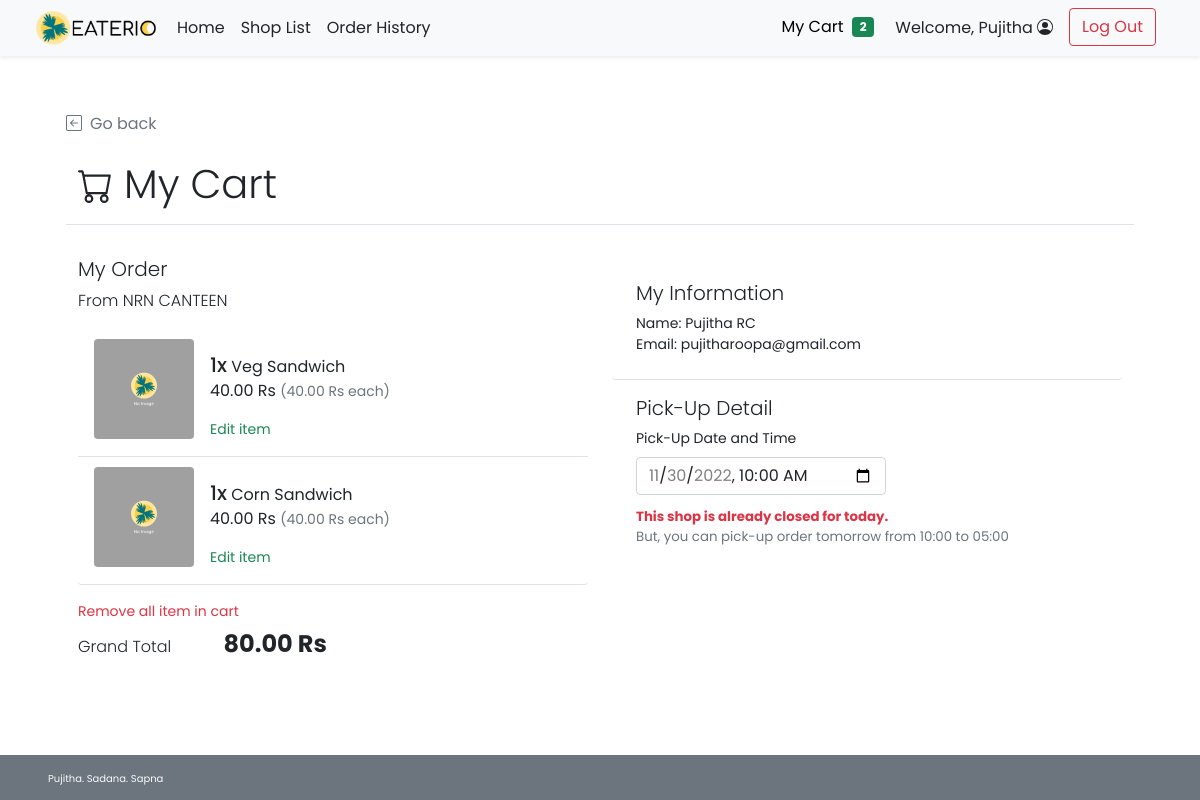
Screenshot of /cust_cart.php (signed in) with the database file from the repository.
### tables this page shows
CREATE TABLE `shop` (
  `s_id` int(11) NOT NULL,
  `s_username` varchar(45) NOT NULL,
  `s_pwd` varchar(45) NOT NULL,
  `s_name` varchar(100) NOT NULL,
  `s_location` varchar(100) NOT NULL,
  `s_openhour` time NOT NULL,
  `s_closehour` time NOT NULL,
  `s_status` tinyint(4) NOT NULL DEFAULT 1 COMMENT 'Shop ready for taking an order or not (True for open, False for close)',
  `s_preorderStatus` tinyint(4) NOT NULL DEFAULT 1 COMMENT 'Shop is ready for tomorrow pre-order or not',
  `s_email` varchar(100) NOT NULL,
  `s_phoneno` varchar(45) NOT NULL,
  `s_pic` text DEFAULT NULL
);

CREATE TABLE `cart` (
  `ct_id` int(11) NOT NULL,
  `c_id` int(11) NOT NULL,
  `s_id` int(11) NOT NULL,
  `f_id` int(11) NOT NULL,
  `ct_amount` int(11) NOT NULL,
  `ct_note` text NOT NULL
);

CREATE TABLE `food` (
  `f_id` int(11) NOT NULL,
  `s_id` int(11) NOT NULL,
  `f_name` varchar(100) NOT NULL,
  `f_price` decimal(6,2) NOT NULL,
  `f_todayavail` tinyint(4) NOT NULL DEFAULT 1 COMMENT 'Food is available to order or not',
  `f_preorderavail` tinyint(4) NOT NULL DEFAULT 1,
  `f_pic` text DEFAULT NULL
);

CREATE TABLE `customer` (
  `c_id` int(11) NOT NULL,
  `c_username` varchar(45) NOT NULL,
  `c_pwd` varchar(45) NOT NULL,
  `c_firstname` varchar(45) NOT NULL,
  `c_lastname` varchar(45) NOT NULL,
  `c_email` varchar(100) NOT NULL,
  `c_gender` varchar(1) NOT NULL COMMENT 'M for Male, F for Female',
  `c_type` varchar(3) NOT NULL COMMENT 'Type of customer in this canteen (STD for student, INS for instructor, STF for staff, GUE for guest, ADM for admin, OTH for other)'
);

### cust_cart.php (the view, shortened to what this page needs)
<!DOCTYPE html>
<html lang="en">
<head>
    <?php
    include("conn_db.php");
    include('head.php');
    $no_order = false;
    ?>
    <link href="css/main.css" rel="stylesheet">
    <link href="css/menu.css" rel="stylesheet">
</head>
<body class="d-flex flex-column h-100">
    <?php include('nav_header.php')?>
    <div class="container px-5 py-4" id="cart-body">
        <div class="row my-4">
            <a class="nav nav-item text-decoration-none text-muted mb-2" href="#" onclick="history.back();">
                <i class="bi bi-arrow-left-square me-2"></i>Go back
            </a>
            <h2 class="py-3 display-6 border-bottom">
                 My Cart
            </h2>
        </div>
        <?php
            $ct_query = "SELECT * FROM cart WHERE c_id = {$_SESSION['cid']}";
            $cart_numrow = $mysqli -> query($ct_query) -> num_rows;
            if($cart_numrow > 0){
        ?>
        <div class="row row-cols-1 row-cols-md-2 mb-5">
            <div class="col">
                <div class="row row-cols-1">
                    <div class="col">
                        <h5 class="fw-light">My Order</h5>
                        <p class="fw-light">From
                            <?php
                                $cart_query = "SELECT s_id,s_name,s_openhour,s_closehour,s_status,s_preorderstatus FROM shop s WHERE s_id = (SELECT s_id FROM cart WHERE c_id = {$_SESSION['cid']} LIMIT 0,1)";
                                $cart_result = $mysqli -> query($cart_query) -> fetch_array();
                                echo $cart_result["s_name"];
                                $shop_open = $cart_result["s_openhour"];
                                $shop_close = $cart_result["s_closehour"];
                                if($cart_result["s_status"]==0 && $cart_result["s_preorderstatus"]==0){
                                    $disable_shop = true;
                                }else{
                                    $disable_shop = false;
                                    if($cart_result["s_status"]==0){
                                        $disable_today = true;
                                    }else{
                                        $disable_today = false;
                                    }
                                    if($cart_result["s_preorderstatus"]==0){
                                        $disable_preorder = true;
                                    }else{
                                        $disable_preorder = false;
                                    }
                                }
                            ?>
                        </p>
                    </div>
                    <?php
                        $now_time = date("H:i");
                        $now_date = date("Y-m-d");
                        $tomorrow_date = (new Datetime($now_date)) -> add(new DateInterval("P1D")) -> format('Y-m-d');
                        $shop_open_arr = explode(":",$shop_open);
                        $shop_open = $shop_open_arr[0].":".$shop_open_arr[1];
                        $shop_close_arr = explode(":",$shop_close);
                        $shop_close = $shop_close_arr[0].":".$shop_close_arr[1];
                        if($now_time >= $shop_open && $now_time < $shop_close){
                            $shop_opening = true;
                        }else{
                            $shop_opening = false;
                        }
                        if($no_order){
                            $min_date = $now_date; $max_date = $now_date;
                            $min_time = $now_time; $min_time = $now_time;
                        }else{
                            if($disable_preorder){
                                $min_date = $now_date; $max_date = $now_date;
                                $min_time = $now_time; $max_time = $shop_close;
                            }else if($disable_today){
                                $min_date = $tomorrow_date; $max_date = $tomorrow_date;
                                $min_time = $shop_open; $max_time = $shop_close;
                            }else{
                                $max_date = $tomorrow_date;
                                $max_time = $shop_close;
                                if($now_time<$shop_open){
                                    $min_date = $now_date;
                                    $min_time = $shop_open;
                                }else if($now_time>$shop_close){
                                    $min_date = $tomorrow_date;
                                    $min_time = $shop_open;
                                }else{
                                    $min_date = $now_date;
                                    $min_time = $now_time;
                                }
                            }
                        }
                        $min_datetime = $min_date."T".$min_time;
                        $max_datetime = $max_date."T".$max_time;
                    ?>
                    <div class="col">
                        <ul class="list-group">
                            <?php
                                $cartdetail_query = "SELECT ct.ct_amount,ct.f_id,f_pic,f.f_name,f.f_price,ct.ct_note,f_todayavail,f_preorderavail
                                FROM cart ct INNER JOIN food f ON ct.f_id = f.f_id WHERE ct.c_id = {$_SESSION['cid']}";
                                $cartdetail_result = $mysqli -> query($cartdetail_query);
                                while($row = $cartdetail_result -> fetch_array()){
                            ?>
                            <li
                                class="list-group-item d-flex border-0 pb-3 border-bottom w-100 justify-content-between align-items-center">
                                <div class="image-parent">
                                    <img <?php
                                        if(is_null($row["f_pic"])){echo "src='img/default.png'";}
                                        else{echo "src=\"img/{$row['f_pic']}\"";}
                                    ?> class="img-fluid rounded" style="width: 100px; height:100px; object-fit:cover;"
                                        alt="quixote">
                                </div>
                                <div class="ms-3 mt-3 me-auto">
                                    <div class="fw-normal"><span class="h5"><?php echo $row["ct_amount"]?>x</span>
                                        <?php echo $row["f_name"]?>
                                        <p><?php printf("%.2f Rs <small class='text-muted'>(%.2f Rs each)</small>",$row["f_price"]*$row["ct_amount"],$row["f_price"])?><br />
                                                <?php
                                                    $rmv_link = false;
                                                        ?>
                                        </p>
                                        <?php if($rmv_link){?>
                                        <a href="remove_cart_item.php?rmv=1&s_id=<?php echo $cart_result["s_id"];?>&f_id=<?php echo $row["f_id"];?>"
                                            class="text-decoration-none text-danger nav nav-item small">Remove item</a>
                                        <?php }else {?>
                                        <a href="cust_update_cart.php?s_id=<?php echo $cart_result["s_id"];?>&f_id=<?php echo $row["f_id"];?>"
                                            class="text-decoration-none text-success nav nav-item small">Edit item</a>
                                        <?php } ?>
                                    </div>
                            </li>
                            <?php } ?>
                        </ul>
                        <div class="col my-3">
                            <ul class="list-inline justify-content-between">
                                <li class="list-item mb-2">
                                    <a href="remove_cart_all.php?rmv=1&s_id=<?php echo $cart_result["s_id"];?>"
                                        class="nav nav-item text-danger text-decoration-none small" name="rmv_all" id="rmv_all">
                                        Remove all item in cart
                                    </a>
                                </li>
                                <li class="list-inline-item fw-light me-5">Grand Total</li>
                                <li class="list-inline-item fw-bold h4">
                                    <?php
                                        $gt_query = "SELECT SUM(ct.ct_amount*f.f_price) AS grandtotal FROM cart ct INNER JOIN food f
                                        ON ct.f_id = f.f_id WHERE ct.c_id = {$_SESSION['cid']} GROUP BY ct.c_id";
                                        $gt_arr = $mysqli -> query($gt_query) -> fetch_array();
                                        $order_cost = $gt_arr["grandtotal"];
                                        printf("%.2f Rs",$order_cost);
                                    ?>
                                </li>
                            </ul>
                        </div>
                    </div>
                </div>
            </div>
            <div class="col mt-3 mt-md-0">
                <div class="row row-cols-1">
                    <div class="col mb-3">
                        <div class="card p-2 p-md-4 border-0 border-bottom">
                            <h5 class="card-title fw-light">My Information</h5>
                            <ul class="card-text list-unstyled m-0 p-0 small">
                                <?php
                                    $cust_query = "SELECT c_email FROM customer WHERE c_id = {$_SESSION['cid']} LIMIT 0,1";
                                    $cust_arr = $mysqli -> query($cust_query) -> fetch_array();
                                ?>
                                <li>Name: <?php echo $_SESSION["firstname"]." ".$_SESSION["lastname"]; ?></li>
                                <li>Email: <?php echo $cust_arr["c_email"]?> </li>
                            </ul>
                        </div>
                    </div>
                    <form method="POST" action="add_order.php">
                        <div class="col mb-1">
                            <div class="card px-2 px-md-4 pb-1 pb-md-2 border-0">
                                <h5 class="card-title fw-light">Pick-Up Detail</h5>
                                <label for="pickuptime" class="form-label small">Pick-Up Date and Time</label>
                                <input type="datetime-local" class="form-control" name="pickuptime" id="pickuptime"
                                    min="<?php echo $min_datetime?>" max="<?php echo $max_datetime?>"
                                    value="<?php echo $min_datetime?>"
                                    <?php if($no_order){echo "disabled";}?>
                                >
                                <div id="passwordHelpBlock" class="form-text smaller-font pt-2">
                                    <ul class="list-unstyled">
                                        <?php
                                            $shop_timerange = $shop_open." to ".$shop_close;
                                            if($disable_shop || ($disable_preorder && !$shop_opening)){
                                        ?>
                                        <li class="list-item text-danger fw-bold">This shop is not accepting any order.</li>
                                        <?php }else{
                                                if($disable_today){
                                            ?>
                                        <li class="list-item text-danger fw-bold">This shop is not accepting order for today.</li>
                                        <li class="list-item">But, you can pick-up order tomorrow from <?php echo $shop_timerange;?></li>
                                        <?php } else if($disable_preorder){
                                        ?>
                                        <li class="list-item">You can order from this shop until<?php echo $shop_close?></li>
                                        <li class="list-item text-danger fw-bold">But, this shop is not accepting any pre-order.</li>
                                        <?php } else {
                                                    if($shop_opening){
                                        ?>
                                        <li class="list-item">You can order from this shop until <?php echo $shop_close?></li>
                                        <li class="list-item">Also, you can pick-up order tomorrow from <?php echo $shop_timerange;?></li>
                                        <?php       }else if($now_time<$shop_open){
                                                     ?>
                                        <li class="list-item">This shop will open today from <?php echo $shop_timerange;?>.</li>
                                        <li class="list-item">You can also pick-up order tomorrow from <?php echo $shop_timerange;?></li>
                                        <?php       }else{  ?>
                                        <li class="list-item text-danger fw-bold">This shop is already closed for today.</li>
                                        <li class="list-item">But, you can pick-up order tomorrow from <?php echo $shop_timerange;?></li>
                                        <?php }
                                                }
                                            }
                                        ?>
                                    </ul>
                                </div>
                            </div>
                        </div>
                    </form>
                </div>
            </div>
        </div>
        <?php } ?>
    </div>
    <footer
    class="footer d-flex flex-wrap justify-content-between align-items-center px-5 py-3 mt-auto bg-secondary text-light">
        <span class="xsmall-font">Pujitha. Sadana. Sapna</span></span>
    </footer>
</body>
</html>

### css/main.css (style rules this page uses)
html { height: 100%; }
body { height: 100%; padding-top: 4rem; margin-bottom: -50px; font-family: 'Poppins', 'Noto Sans Thai', sans-serif; }
a { cursor: pointer; }
.bi { vertical-align: -.125em; fill: currentColor; }
.smaller-font { font-size: smaller; }
.xsmall-font { font-size: x-small; }

### css/menu.css (style rules this page uses)
html, body { height: 100%; }
.image-parent { max-width: 100px; }
input[type="datetime-local"] { max-width: 250px; }

### rows the page displays
shop: s_name "NRN CANTEEN", pickuptime "11/30/2022 10:00", shop_timerange "10:00 to 05:00"
cart: ct_amount "1", f.f_name "Veg Sandwich", $row['f_price']*$row['ct_amount'] "40.00", f.f_price "40.00"
cart: ct_amount "1", f.f_name "Corn Sandwich", $row['f_price']*$row['ct_amount'] "40.00", f.f_price "40.00"
customer: c_email "pujitharoopa@gmail.com"

### other values shown
$incart_amt "2"
$_SESSION['firstname'] "Pujitha"
$order_cost "80.00"
$_SESSION["firstname"] "Pujitha"
$_SESSION["lastname"] "RC"
